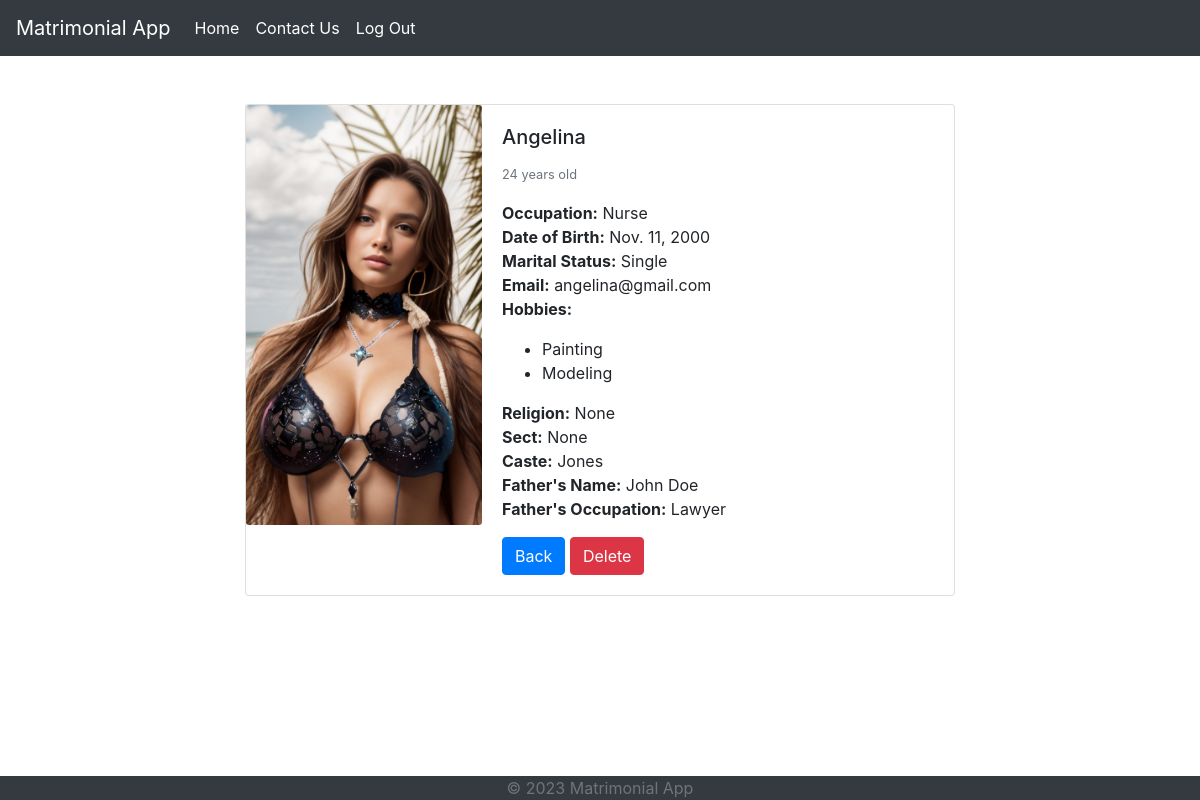
/2, run on the app's committed database.
### matrimony/models.py (models this page shows, shortened)
class Profile(models.Model):
    GENDER_COICES = [
        ('M', 'Male'),
        ('F', 'Female'),
    ]
    name = models.CharField(max_length=100)
    profile_pic = models.ImageField(null=True, blank=True)
    age = models.IntegerField()
    gender = models.CharField(max_length=1, choices=GENDER_COICES)
    occupation = models.CharField(max_length=100, null=True, blank=True)
    birth_date = models.DateField(null=True)
    is_married = models.BooleanField(default=False)
    email = models.EmailField(max_length=254, unique=True)
    religion = models.ForeignKey(Religion, on_delete=models.CASCADE, related_name='profiles', null=True)
    sect = models.ForeignKey(Sect, on_delete=models.CASCADE, related_name='profiles', null=True)
    caste = models.ForeignKey(Caste, on_delete=models.CASCADE, related_name='profiles', null=True)
    hobbies = models.ManyToManyField(Hobby, related_name='profiles', blank=True)
    father = models.OneToOneField(FatherProfile, on_delete=models.CASCADE, related_name='dependent', null=True)  # ONEToOne specific for this app

class Hobby(models.Model):
    name = models.CharField(max_length=100)
    class Meta:
        verbose_name = "Hobby"
        verbose_name_plural = "Hobbies"

class Caste(models.Model):
    name = models.CharField(max_length=100)
    def __str__(self):
        return self.name

class FatherProfile(models.Model):
    name = models.CharField(max_length=100)
    occupation = models.CharField(max_length=100, null=True, blank=True)

### matrimony/views.py (the view)
# urls.py: path('<int:profile_id>', views.ProfileDetailView, name='profile_detail'),
def ProfileDetailView(request, profile_id):
    profile=Profile.objects.get(id=profile_id)
    return render (request, 'matrimony/profile_detail.html', {'profile':profile})

### matrimony/templates/matrimony/profile_detail.html (shortened to what this page needs)
{% extends 'matrimony/base.html' %}
{% load static %}
{% block content %}
<div class="container mt-5">
    <div class="row">
        <div class="col-md-8 offset-md-2">
            <div class="card">
                <div class="row no-gutters">
                    <div class="col-md-4">
                        <img src="{{ profile.profile_pic.url }}" class="card-img" alt="Profile picture">
                    </div>
                    <div class="col-md-8">
                        <div class="card-body">
                            <h5 class="card-title">{{ profile.name }}</h5>
                            <p class="card-text"><small class="text-muted">{{ profile.age }} years old</small></p>
                            <p class="card-text">
                                <strong>Occupation:</strong> {{ profile.occupation }}<br>
                                <strong>Date of Birth:</strong> {{ profile.birth_date }}<br>
                                <strong>Marital Status:</strong> {{ profile.is_married|yesno:"Married,Single" }}<br>
                                <strong>Email:</strong> {{ profile.email }}<br>
                                <strong>Hobbies:</strong>
                                <ul>
                                    {% for hobby in profile.hobbies.all%}
                                    <li>{{ hobby.name }}<br></li>
                                    {% endfor %}
                                </ul>
                                <strong>Religion:</strong> {{ profile.religion }}<br>
                                <strong>Sect:</strong> {{ profile.sect }}<br>
                                <strong>Caste:</strong> {{ profile.caste }}<br>
                                <strong>Father's Name:</strong> {{ profile.father.name }}<br>
                                <strong>Father's Occupation:</strong> {{ profile.father.occupation }}<br>
                            </p>
                            <a href="{% url 'matrimony:profile_list' %}" class="btn btn-primary">Back</a>
                            <a href="{% url 'matrimony:profile_delete' profile.id %}" class="btn btn-danger">Delete</a>
                        </div>
                    </div>
                </div>
            </div>
        </div>
    </div>
</div>
{% endblock  %}

### data on the page
Profile: profile_pic (picture), name "Angelina", age "24", occupation "Nurse", birth_date "Nov. 11, 2000", is_married "Single", email "angelina@gmail.com", religion "None", sect "None", caste "Jones", father.name "John Doe", father.occupation "Lawyer"
Hobby: name "Painting"
Hobby: name "Modeling"
